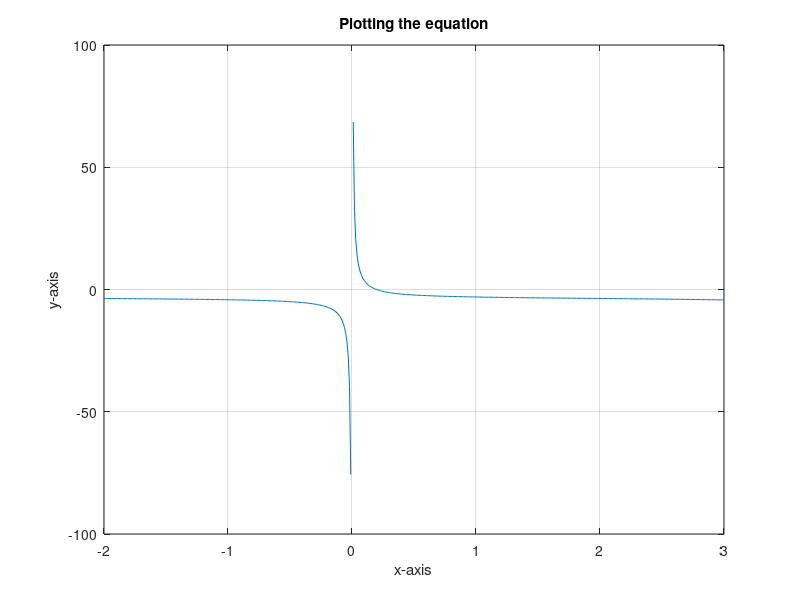

Write the MATLAB code that produced this figure. (Note: this script raises an error after producing the figure.)
%Part a
function myfunc()
x=-2:0.01:3;
y = (((1-x).*(3+x).^(1/3))./ (x.* ((4-x).^ (1/2))))-3.06;
plot(x,y); title("Plotting the equation");xlabel("x-axis");ylabel("y-axis");
grid on;

%Part b:
str_y = '(((1-x).*(3+x).^(1/3))./ (x.* (4-x).^ (1/2)))-3.06';
str_z = '(((1/3).*(1-x).*(3+x).^(-2/3) - ((3+x).^(1/3)) - ((4-x).^(1/2)) + ((1/2).*x.*(4-x).^(-1/2)))./(x.^2.*(4-x)))';
[bisect_root, biter] = bisect2( str_y, [0.1,1.0] );
fprintf("bisection root = %f, niter = %f\n",bisect_root,biter);
[newton_root, niter] = newton( str_y, str_z, 1 );
fprintf("newton root = %f, niter = %f\n ",newton_root,niter);
end